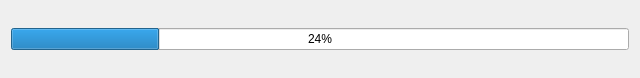
<?xml version="1.0" encoding="UTF-8"?>
<ui version="4.0">
 <class>UpdateDialog</class>
 <widget class="QDialog" name="UpdateDialog">
  <property name="geometry">
   <rect>
    <x>0</x>
    <y>0</y>
    <width>640</width>
    <height>78</height>
   </rect>
  </property>
  <property name="windowTitle">
   <string>Download In Progress</string>
  </property>
  <layout class="QGridLayout" name="gridLayout">
   <item row="0" column="0">
    <widget class="QProgressBar" name="progressBar">
     <property name="value">
      <number>24</number>
     </property>
    </widget>
   </item>
  </layout>
 </widget>
 <resources/>
 <connections/>
</ui>
